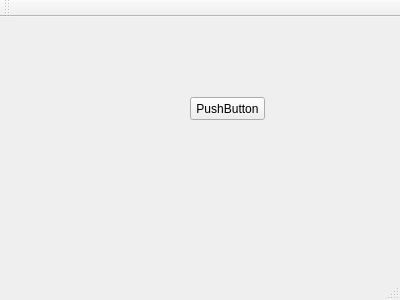
<?xml version="1.0" encoding="UTF-8"?>
<ui version="4.0">
 <class>MainWindow</class>
 <widget class="QMainWindow" name="MainWindow">
  <property name="geometry">
   <rect>
    <x>0</x>
    <y>0</y>
    <width>400</width>
    <height>300</height>
   </rect>
  </property>
  <property name="windowTitle">
   <string>MainWindow</string>
  </property>
  <widget class="QWidget" name="centralWidget">
   <widget class="QPushButton" name="pushButton">
    <property name="geometry">
     <rect>
      <x>190</x>
      <y>80</y>
      <width>75</width>
      <height>23</height>
     </rect>
    </property>
    <property name="text">
     <string>PushButton</string>
    </property>
   </widget>
  </widget>
  <widget class="QMenuBar" name="menuBar">
   <property name="geometry">
    <rect>
     <x>0</x>
     <y>0</y>
     <width>400</width>
     <height>23</height>
    </rect>
   </property>
  </widget>
  <widget class="QToolBar" name="mainToolBar">
   <attribute name="toolBarArea">
    <enum>TopToolBarArea</enum>
   </attribute>
   <attribute name="toolBarBreak">
    <bool>false</bool>
   </attribute>
  </widget>
  <widget class="QStatusBar" name="statusBar"/>
 </widget>
 <layoutdefault spacing="6" margin="11"/>
 <resources/>
 <connections/>
</ui>
